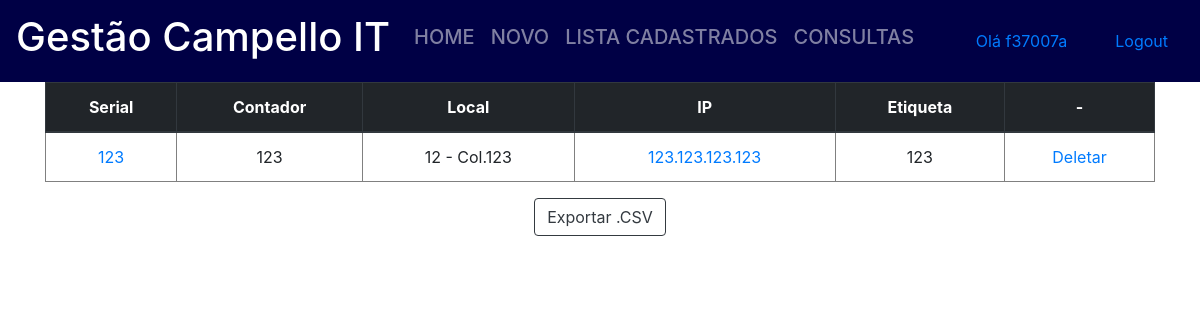
Before: /printers/lista/ (signed in) with the older database file.
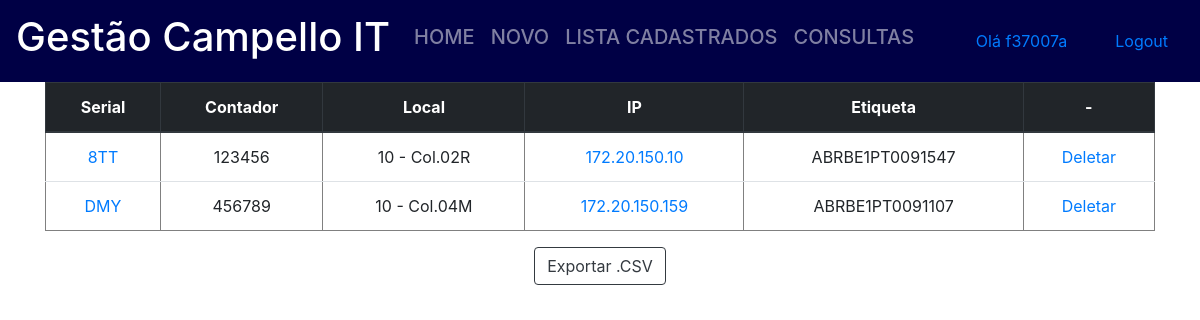
After: the same page with the newer database file.
### impressora/models.py (models this page shows, shortened)
class Printer(models.Model):
    serial = models.CharField(max_length=20, primary_key=True)
    ip = models.GenericIPAddressField(null=True)
    modelo = models.CharField(max_length=8, null=True)
    contador = models.IntegerField(null=True)
    etiqueta = models.CharField(max_length=15)
    galpao = models.CharField(max_length=4)
    coluna = models.CharField(max_length=20)
    status = models.CharField(max_length=30, null=True)

### impressora/views.py (the view)
# urls.py: path('lista/', consultaPrinter, name='consultaPrinter'),
@login_required
def consultaPrinter(request):#pega todos as impressoras listadas no banco de dados.
    printer = Printer.objects.all().order_by('coluna')
    return render(request, 'printer_list.html', {'printer': printer})

### impressora/templates/printer_list.html (shortened to what this page needs)
{% extends 'base.html' %}
{% block content %}
    <table border="1" class="table">
        <thead class="thead-dark">
        <th>Serial</th><th>Contador</th><th>Local</th><th>IP</th><th>Etiqueta</th><th>-</th>
            {% for printer in printer %}
            <tr>
                <td><a href="{% url 'atualizar' printer.serial %}">{{ printer.serial }}</a></td></td>
                <td>{{ printer.contador }}</td>
                <td >{{ printer.galpao }} - Col.{{ printer.coluna }}</td>
                <td><a href="//{{ printer.ip }}">{{ printer.ip }}</a></td>
                <td>{{ printer.etiqueta }}</td>
                <td><a href="{% url 'deletar' printer.serial %}">Deletar</a></td>
            </tr>
        </thead>
            {% endfor %}
    </table>
    <form action="/printers/download/">
    <button type="submit" class="btn btn-outline-dark">Exportar .CSV</a></button>
    </form>
{% endblock content %}

### impressora/templates/base.html (shortened to what this page needs)
<!doctype html>
<html lang="pt">
<head>
    <link rel="stylesheet" href="/static/bootstrap.css">
</head>
<body>
    <nav class="navbar navbar-expand-lg navbar-dark " style="background-color : #000045; margin-bottom: 0%">
            <a class="navbar-brand" href="#"><h1>Gestão Campello IT</h1></a>
            <div class="collapse navbar-collapse" id="navbarSupportedContent">
                <ul class="navbar-nav mr-auto">
                <li class="nav-item">
                    <h5><a class="nav-link" href="/">HOME</a></h5>
                </li>
                <li class="nav-item">
                    <h5><a class="nav-link" href="/printers/novo/">NOVO</a></h5>
                </li>
                <li class="nav-item">
                    <h5><a class="nav-link" href="/printers/lista/">LISTA CADASTRADOS</a></h5>
                </li>
                        <li class="nav-item">
                    <h5><a class="nav-link" href="/printers/consulta/">CONSULTAS</a></h5>
                </li>
                </ul>
                {% if user.is_authenticated %}
                    <div class="nav-link">
                        <a class="nav-link" href="#">Olá {{ user.username }}</a>
                    </div>
                     <div class="nav-link">
                    <a href="/logout/">Logout</a>
                    </div>
                {% else %}
                    <div class="nav-link">
                    <a href="/login/">Login</a>
                    </div>
                {% endif %}
            </div>
    </nav>
            <div class="container">
                {% block content %}
                {% endblock %}
            </div>
</body>
</html>

Changed rows visible on the page:
removed Printer: serial "123", contador "123", galpao "12", coluna "123", ip "123.123.123.123", etiqueta "123"
added Printer: serial "8TT", contador "123456", galpao "10", coluna "02R", ip "172.20.150.10", etiqueta "ABRBE1PT0091547"
added Printer: serial "DMY", contador "456789", galpao "10", coluna "04M", ip "172.20.150.159", etiqueta "ABRBE1PT0091107"
